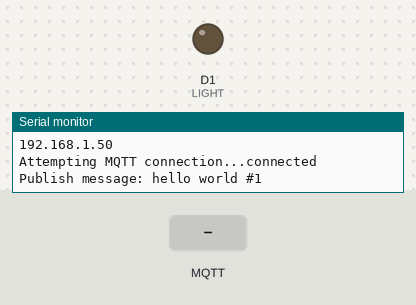
Bench run of a sketch on a simulated ESP8266 (NodeMCU). Parts: output pins drawn as LEDs (lit = HIGH), the last lines printed to the serial monitor. The inputs (shaded band) are chosen by the test bench. WiFi joins after 1.5 s; servers stay silent unless stated; random numbers use the default seed unless the sketch sets one; no MQTT or app messages arrive unless stated.

Above: at 2.7 s.
2.8 s: MQTT message "0" arrives on the first subscribed topic
At 4.0 s:
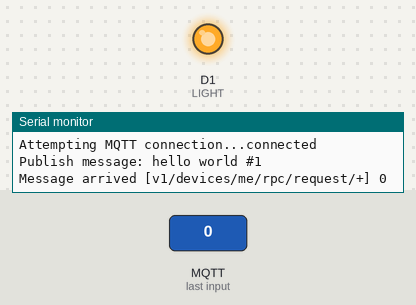
4.3 s: MQTT message "1" arrives on the first subscribed topic
At 5.2 s:
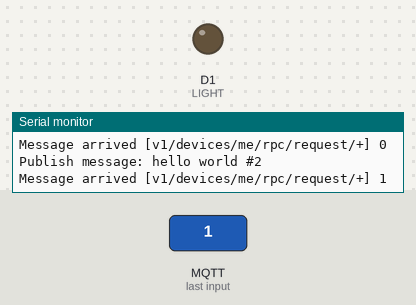
Timing chart, 0 to 7.3 s (numbered marks = the images above; inputs shaded):
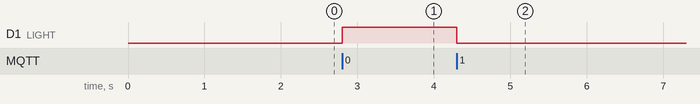

Measured:
- after the input at 2.8 s, D1 (LIGHT): LOW → HIGH at once
- after the input at 4.3 s, D1 (LIGHT): HIGH → LOW at once

The sketch:

SmartPlugThingsboard.ino
```cpp
#include <ESP8266WiFi.h>
#include <PubSubClient.h>

// Update these with values suitable for your network.

const char* ssid = "[HCI Guest]";
const char* password = "usfreedeejung";
const char* mqtt_server = "192.168.1.200";
const char* mqttUser = "1qw23eds4546WE";
const char* mqttPassword = "";

WiFiClient espClient;
PubSubClient client(espClient);
#define LIGHT D1

String stringOne,stringTwo;

long lastMsg = 0;
char msg[50];
int value = 0;

void setup_wifi() {

  delay(10);
  // We start by connecting to a WiFi network
  Serial.println();
  Serial.print("Connecting to ");
  Serial.println(ssid);

  WiFi.begin(ssid, password);

  while (WiFi.status() != WL_CONNECTED) {
    delay(500);
    Serial.print(".");
  }

  randomSeed(micros());

  Serial.println("");
  Serial.println("WiFi connected");
  Serial.println("IP address: ");
  Serial.println(WiFi.localIP());
}

void callback(char* topic, byte* payload, unsigned int length) {
  String msg = "";
  Serial.print("Message arrived [");
  Serial.print(topic);
  Serial.print("] ");
  for (int i = 0; i < length; i++) {
    Serial.print((char)payload[i]);
    msg += (char)payload[i];
  }
  Serial.println();

  // Switch on the LED if an 1 was received as first character
  if (stringOne == msg)
  {
    digitalWrite(LIGHT, HIGH);
    Serial.print("ON");
  }
  else if (stringTwo == msg)
  {
    digitalWrite(LIGHT, LOW);
    Serial.print("OFF");
  }
  else if(msg == "1")
  {
    digitalWrite(LIGHT, LOW);
    //client.publish("Lamp : on", msg);
  }
    else if(msg == "0")
  {
    digitalWrite(LIGHT, HIGH);
    //client.publish("Lamp : off", msg);
  }
//  if ((char)payload[0] == '1') {
//    digitalWrite(LED_BUILTIN, LOW);   // Turn the LED on (Note that LOW is the voltage level
//    // but actually the LED is on; this is because
//    // it is active low on the ESP-01)
//  } else {
//    digitalWrite(LED_BUILTIN, HIGH);  // Turn the LED off by making the voltage HIGH
//  }

}

void reconnect() {
  // Loop until we're reconnected
  while (!client.connected()) {
    Serial.print("Attempting MQTT connection...");
    // Create a random client ID
    String clientId = "SmartPlug";
    clientId += String(random(0xffff), HEX);
    // Attempt to connect
    if (client.connect(clientId.c_str(),mqttUser,mqttPassword)) {
      Serial.println("connected");
      // Once connected, publish an announcement...
      // ... and resubscribe
      client.subscribe("v1/devices/me/rpc/request/+");
    } else {
      Serial.print("failed, rc=");
      Serial.print(client.state());
      Serial.println(" try again in 5 seconds");
      // Wait 5 seconds before retrying
      delay(5000);
    }
  }
  //client.subscribe("inTopic");
}

void setup() {
  pinMode(LIGHT, OUTPUT);     // Initialize the BUILTIN_LED pin as an output
  Serial.begin(115200);
  setup_wifi();
  stringOne = String("{\"method\":\"setValue\",\"params\":true}");
  stringTwo = String("{\"method\":\"setValue\",\"params\":false}");
  client.setServer(mqtt_server, 1883);
  client.setCallback(callback);
}

void loop() {

  if (!client.connected()) {
    reconnect();
  }
  client.loop();

  long now = millis();
  if (now - lastMsg > 2000) {
    lastMsg = now;
    ++value;
    snprintf (msg, 50, "hello world #%ld", value);
    Serial.print("Publish message: ");
    Serial.println(msg);

    client.publish("v1/devices/me/telemetry","{\"Status\":\"ON\"}");

  }
}
```
